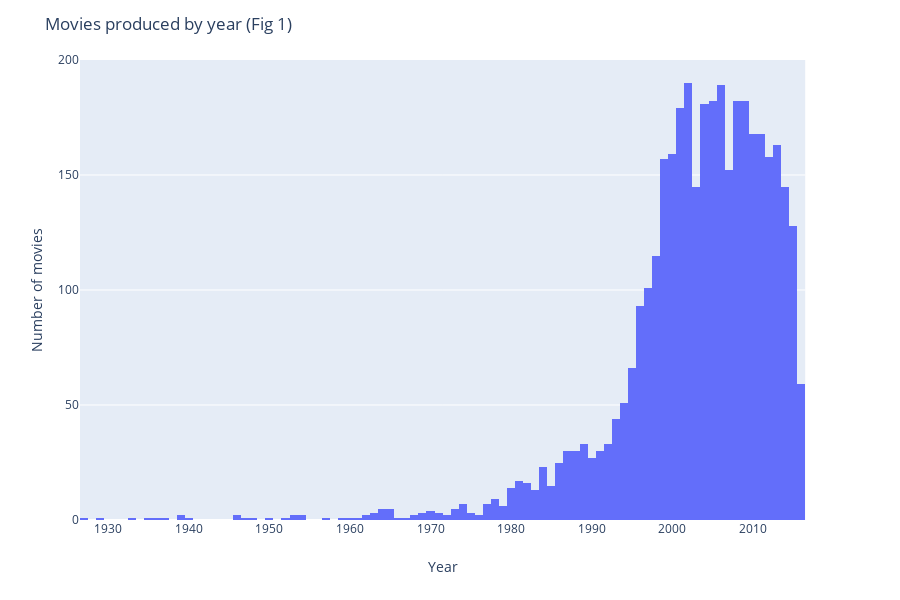

Notebook code cell kept with this figure:
### Markdown cell above
>Lets start by looking at same basic charts and graphs to understand how our data is distributed.

### Code cell
fig = px.histogram(df, x="title_year")
fig.update_layout(
    title_text='Movies produced by year (Fig 1)', # title of plot
    xaxis_title_text='Year', # xaxis label
    yaxis_title_text='Number of movies', # yaxis label
)

### Figure 1 — Plotly figure (JSON) as saved in the notebook; plotly's stock layout.template omitted (floating-point values rounded to 4 significant figures; data arrays with more than 128 entries replaced by an {"elided": "..."} marker saying what was removed)
{"data": [{"alignmentgroup": "True", "bingroup": "x", "hoverlabel": {"namelength": 0}, "hovertemplate": "title_year=%{x}<br>count=%{y}", "legendgroup": "", "marker": {"color": "#636efa"}, "name": "", "offsetgroup": "", "orientation": "v", "showlegend": false, "type": "histogram", "x": {"elided": "3756 int values"}, "xaxis": "x", "yaxis": "y"}], "layout": {"barmode": "relative", "height": 600, "legend": {"tracegroupgap": 0}, "margin": {"t": 60}, "title": {"text": "Movies produced by year (Fig 1)"}, "xaxis": {"anchor": "y", "domain": [0, 0.98], "title": {"text": "Year"}}, "yaxis": {"anchor": "x", "domain": [0, 1], "title": {"text": "Number of movies"}}}}
